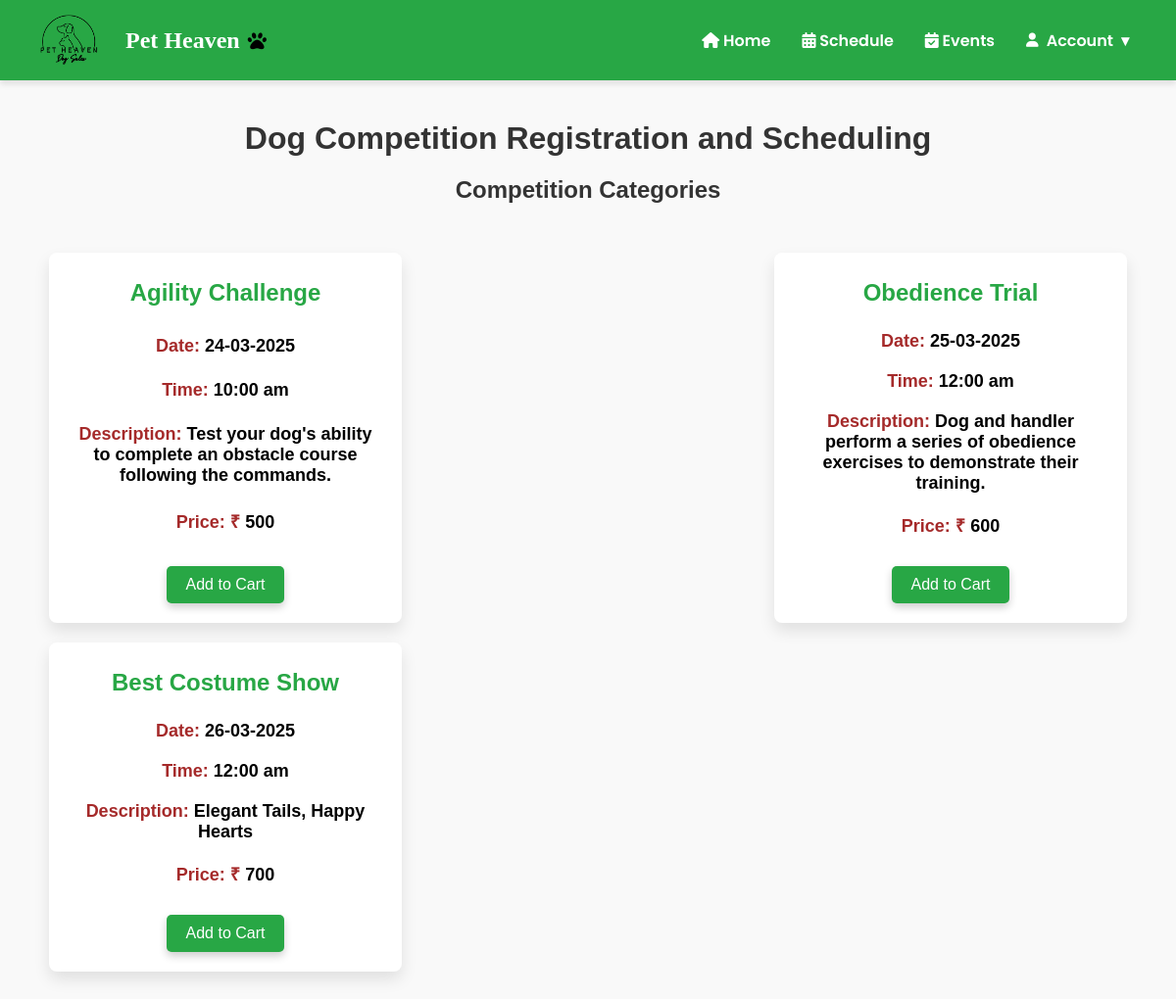
The page /c on the database as committed earlier.
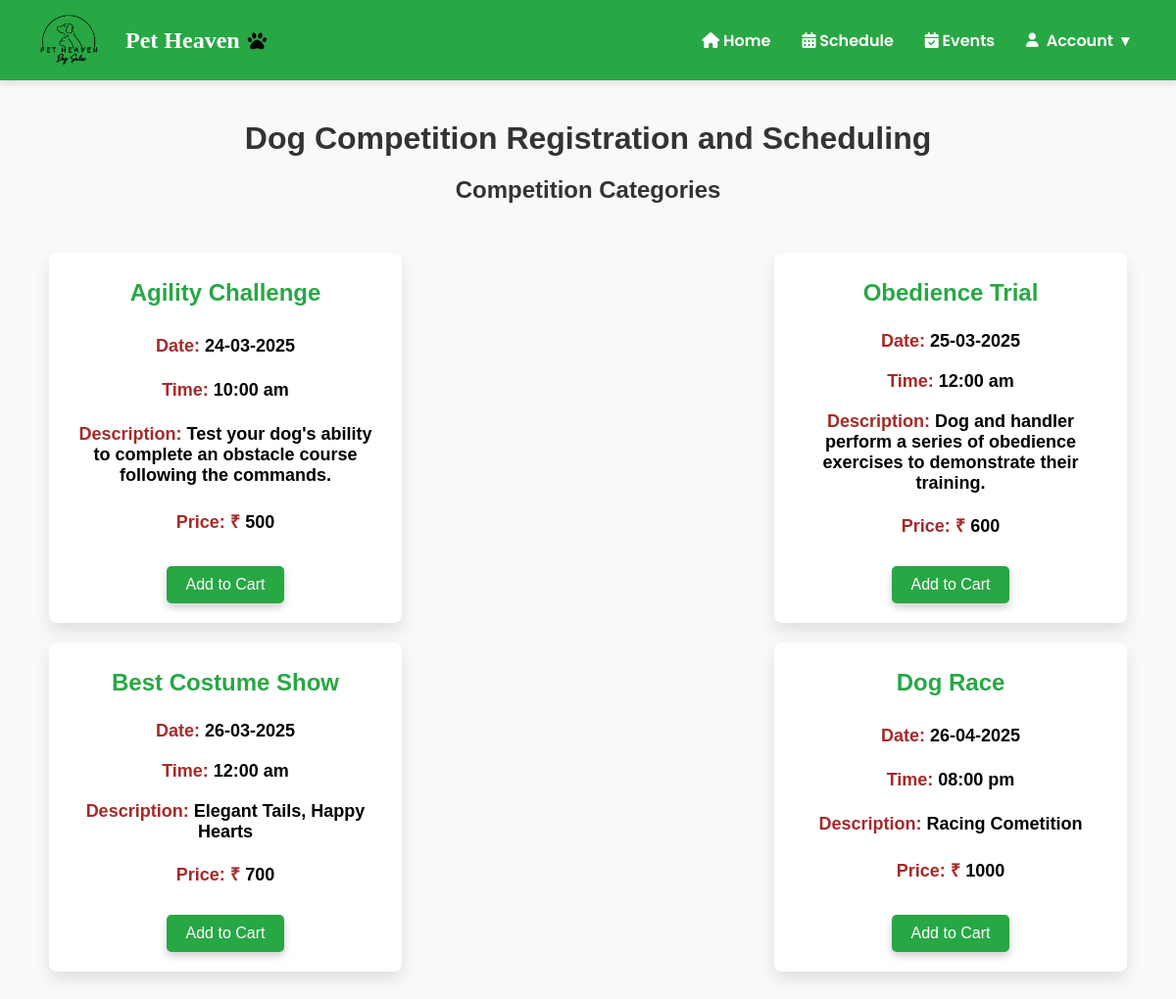
The same page on the database as committed later.
### models.py (models this page shows, shortened)
class Competition(db.Model):
    __tablename__ = 'competition'
    id = db.Column(db.Integer, primary_key=True)
    title = db.Column(db.String(100), nullable=False)
    date = db.Column(db.String(100), nullable=False)
    time = db.Column(db.String(100), nullable=False)
    description = db.Column(db.Text, nullable=False)
    price = db.Column(db.Integer, nullable=False)

### app.py (the view)
@app.route('/c')
def home4():
    services = Competition.query.all()
    return render_template('index4.html', services=services)

### templates/index4.html (shortened to what this page needs)
<!DOCTYPE html>
<html lang="en">
<head>
    <link rel="stylesheet" href="../static/css/style4.css">
    <link rel="stylesheet" href="https://cdnjs.cloudflare.com/ajax/libs/font-awesome/6.0.0/css/all.min.css">
</head>
<body>
    <nav class="navbar">
         <div class="logo">
            <img src="{{ url_for('static', filename='images/logo1.png') }}" alt="Pet Heaven Logo">
      <span>Pet Heaven</span>
        </div>
        <ul class="nav-links">
          <li><a href="/customer_dashboard" class="nav-link" id="home-link"><i class="fas fa-home"></i> Home</a></li>
          <li><a href="{{ url_for('schedule4') }}" class="nav-link"><i class="fa-solid fa-calendar-alt"></i> Schedule</a></li>
          <li><a href="{{ url_for('myevents4') }}" class="nav-link" ><i class="fa-solid fa-calendar-check"></i> Events</a></li>
          <li class="dropdown">
            <a href="#" class="dropdown-toggle"><i class="fa-solid fa-user"></i> Account <span>&#9662;</span></a>
          </li>
        </ul>
    </nav>
    <div class="container">
        <h1>Dog Competition Registration and Scheduling</h1>
        <section class="competition-overview">
            <h2>Competition Categories</h2>
            <div class="cards">
                {% for service in services %}
                <div class="card">
                    <h3>{{ service.title }}</h3>
                    <p><strong>Date:</strong> {{ service.date }}</p>
                    <p><strong>Time: </strong> {{ service.time }}</p>
                    <p><strong>Description: </strong> {{ service.description }}</p>
                    <p><strong>Price: ₹</strong> {{ service.price }}</p>
                    <div class="button-container">
                        <button class="add-to-cart" data-id="{{ service.id }}">Add to Cart</button>
                      </div>
                    </div>
                {% else %}
                <p>No services available</p>
                {% endfor %}
            </div>
        </section>
    </div>
</body>
</html>

### static/css/style4.css (style rules this page uses)
body { font-family: "Poppins", serif; font-weight: 100; margin: 0; padding: 0; background-color: #f9f9f9; }
h1 { text-align: center; color: #333; }
.cards { display: flex; justify-content: center; flex-wrap: wrap; padding: 30px; gap: 3rem; }
.navbar { display: flex; justify-content: space-between; align-items: center; background-color: #28a745; padding: 1rem 2rem; color: white; box-shadow: 0 4px 6px rgba(0, 0, 0, 0.1); position:relative; top: 0; left: 0; right: 0; height: 50px; z-index: 1000; }
.logo { display: flex; align-items: center; gap: 1rem; }
.logo img { height: 60px; width: 80px; object-fit: contain; background-color: transparent; }
.logo span { font-size: 1.5rem; font-weight: bold; color: #fff; font-family: 'Pacifico', cursive; display: flex; align-items: center; gap: 0.5rem; }
.logo span::after { content: '\f1b0'; font-family: 'Font Awesome 5 Free'; font-weight: 900; font-size: 1.2rem; color: black; }
.nav-links { list-style: none; display: flex; justify-content: space-around; align-items: center; gap: 0; margin: 0; padding: 0; }
.nav-links li a { text-decoration: none; color: white; font-weight: 600; padding: 0.5rem 1rem; border-radius: 20px; transition: all 0.3s ease; }
.navbar .dropdown { position: relative; display: flex; align-items: center; }
.navbar .dropdown .dropdown-toggle { cursor: pointer; padding: 0.5rem 1rem; color: white; font-weight: 600; text-decoration: none; display: flex; align-items: center; gap: 0.5rem; border-radius: 20px; transition: background-color 0.3s ease; }
.navbar .dropdown .dropdown-toggle i { font-size: 0.9rem; }
.container { max-width: 1200px; margin: 0 auto; padding: 20px; font-family: Arial, sans-serif; text-align: center; }
h1, h2 { color: #333; margin-bottom: 20px; }
.competition-overview { margin-bottom: 40px; }
.cards { display: flex; flex-wrap: wrap; justify-content: space-between; gap: 20px; }
.card { display: flex; flex-direction: column; justify-content: space-between; align-items: center; width: 320px; padding: 20px; border-radius: 8px; background-color: #fff; box-shadow: 0 8px 16px rgba(0, 0, 0, 0.1); transition: transform 0.3s ease, box-shadow 0.3s ease; }
.card h3 { margin-top: 0; margin-bottom: 10px; font-size: 24px; color: #28a745; font-family: Arial, Helvetica, sans-serif; text-align: center; width: 100%; line-height: 1.4; min-height: 40px; display: flex; align-items: center; justify-content: center; font-weight: 900; }
.card p { margin: 10px 0; font-size: 18px; color: #000000; font-family: Arial, Helvetica, sans-serif; }
.card p strong { color: brown; font-weight: 800; }
.button-container { display: flex; justify-content: space-between; gap: 10px; margin-top: 20px; }
.button-container button { padding: 10px 20px; font-size: 16px; border-radius: 5px; cursor: pointer; border: none; display: flex; justify-content: center; align-items: center; }
.button-container .add-to-cart { box-shadow: 0 4px 8px rgba(0, 0, 0, 0.2); background-color: #28a745; color: white; border-radius: 5px; }
.button-container button { background-color: #009cfd; color: white; }
p { font-size: 16px; color: #333; font-weight: bold; }

Rows that differ between the two databases and show on the page:
added Competition: title "Dog Race", date "26-04-2025", time "08:00 pm", description "Racing Cometition", price "1000"
